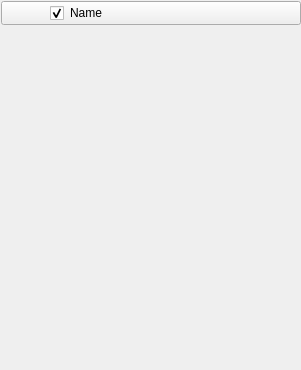
<?xml version="1.0" encoding="UTF-8"?>
<ui version="4.0">
 <class>PropertiesComponentEditor</class>
 <widget class="QWidget" name="PropertiesComponentEditor">
  <property name="geometry">
   <rect>
    <x>0</x>
    <y>0</y>
    <width>301</width>
    <height>370</height>
   </rect>
  </property>
  <property name="sizePolicy">
   <sizepolicy hsizetype="Preferred" vsizetype="MinimumExpanding">
    <horstretch>0</horstretch>
    <verstretch>0</verstretch>
   </sizepolicy>
  </property>
  <property name="windowTitle">
   <string>Form</string>
  </property>
  <widget class="QLabel" name="labelHeaderName">
   <property name="geometry">
    <rect>
     <x>70</x>
     <y>5</y>
     <width>51</width>
     <height>16</height>
    </rect>
   </property>
   <property name="sizePolicy">
    <sizepolicy hsizetype="MinimumExpanding" vsizetype="Preferred">
     <horstretch>0</horstretch>
     <verstretch>0</verstretch>
    </sizepolicy>
   </property>
   <property name="text">
    <string>Name</string>
   </property>
  </widget>
  <widget class="QLabel" name="labelHeaderIcon">
   <property name="geometry">
    <rect>
     <x>28</x>
     <y>5</y>
     <width>16</width>
     <height>16</height>
    </rect>
   </property>
   <property name="text">
    <string/>
   </property>
   <property name="scaledContents">
    <bool>true</bool>
   </property>
  </widget>
  <widget class="QPushButton" name="pushButtonHeader">
   <property name="geometry">
    <rect>
     <x>1</x>
     <y>1</y>
     <width>300</width>
     <height>24</height>
    </rect>
   </property>
   <property name="text">
    <string/>
   </property>
  </widget>
  <widget class="QCheckBox" name="checkBoxEnabled">
   <property name="geometry">
    <rect>
     <x>50</x>
     <y>5</y>
     <width>16</width>
     <height>16</height>
    </rect>
   </property>
   <property name="text">
    <string/>
   </property>
   <property name="checked">
    <bool>true</bool>
   </property>
  </widget>
  <widget class="QWidget" name="widgetComponentProperties" native="true">
   <property name="geometry">
    <rect>
     <x>0</x>
     <y>28</y>
     <width>311</width>
     <height>341</height>
    </rect>
   </property>
   <property name="sizePolicy">
    <sizepolicy hsizetype="Preferred" vsizetype="MinimumExpanding">
     <horstretch>0</horstretch>
     <verstretch>0</verstretch>
    </sizepolicy>
   </property>
   <layout class="QVBoxLayout" name="verticalLayout_2">
    <property name="leftMargin">
     <number>0</number>
    </property>
    <property name="topMargin">
     <number>0</number>
    </property>
    <property name="rightMargin">
     <number>0</number>
    </property>
    <property name="bottomMargin">
     <number>0</number>
    </property>
   </layout>
  </widget>
  <widget class="QToolButton" name="toolButtonHeaderOptions">
   <property name="geometry">
    <rect>
     <x>275</x>
     <y>4</y>
     <width>21</width>
     <height>21</height>
    </rect>
   </property>
   <property name="styleSheet">
    <string notr="true">border: 0</string>
   </property>
   <property name="text">
    <string/>
   </property>
   <property name="icon">
    <iconset resource="../rainbow-editor.qrc">
     <normaloff>:/res/images/menu.png</normaloff>:/res/images/menu.png</iconset>
   </property>
   <property name="iconSize">
    <size>
     <width>18</width>
     <height>18</height>
    </size>
   </property>
   <property name="popupMode">
    <enum>QToolButton::InstantPopup</enum>
   </property>
  </widget>
  <widget class="QToolButton" name="toolButtonHeaderExpander">
   <property name="geometry">
    <rect>
     <x>4</x>
     <y>2</y>
     <width>21</width>
     <height>21</height>
    </rect>
   </property>
   <property name="styleSheet">
    <string notr="true">border: 0</string>
   </property>
   <property name="text">
    <string/>
   </property>
   <property name="icon">
    <iconset resource="../rainbow-editor.qrc">
     <normaloff>:/res/images/arrow-down.png</normaloff>:/res/images/arrow-down.png</iconset>
   </property>
   <property name="iconSize">
    <size>
     <width>18</width>
     <height>18</height>
    </size>
   </property>
   <property name="popupMode">
    <enum>QToolButton::InstantPopup</enum>
   </property>
  </widget>
  <action name="actionReset">
   <property name="icon">
    <iconset resource="../rainbow-editor.qrc">
     <normaloff>:/res/images/reset.png</normaloff>:/res/images/reset.png</iconset>
   </property>
   <property name="text">
    <string>Reset</string>
   </property>
  </action>
  <action name="actionDetach">
   <property name="icon">
    <iconset resource="../rainbow-editor.qrc">
     <normaloff>:/res/images/delete.png</normaloff>:/res/images/delete.png</iconset>
   </property>
   <property name="text">
    <string>Detach</string>
   </property>
   <property name="toolTip">
    <string>Detach</string>
   </property>
  </action>
  <action name="actionInfo">
   <property name="icon">
    <iconset resource="../rainbow-editor.qrc">
     <normaloff>:/res/images/help.png</normaloff>:/res/images/help.png</iconset>
   </property>
   <property name="text">
    <string>Info</string>
   </property>
  </action>
  <zorder>pushButtonHeader</zorder>
  <zorder>labelHeaderName</zorder>
  <zorder>labelHeaderIcon</zorder>
  <zorder>checkBoxEnabled</zorder>
  <zorder>widgetComponentProperties</zorder>
  <zorder>toolButtonHeaderOptions</zorder>
  <zorder>toolButtonHeaderExpander</zorder>
 </widget>
 <resources>
  <include location="../rainbow-editor.qrc"/>
 </resources>
 <connections/>
</ui>
